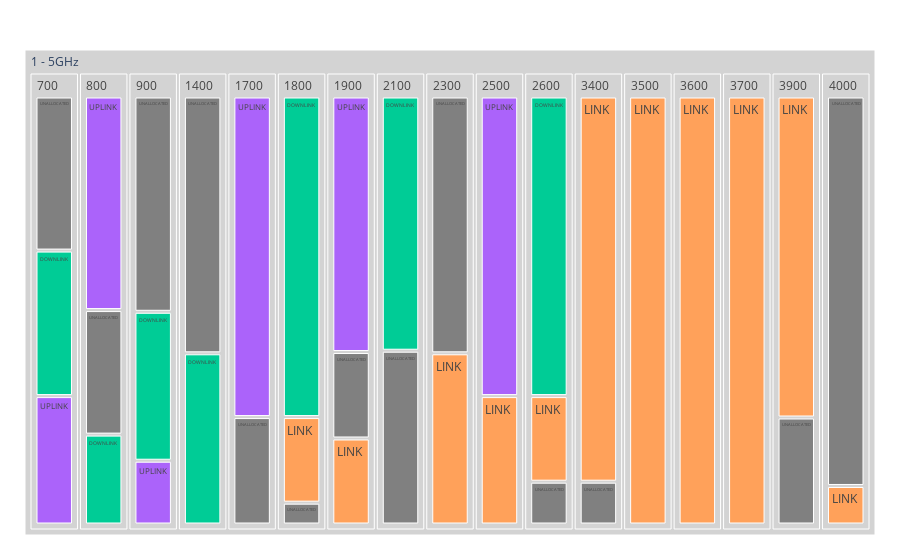

Notebook cell for this chart:
### Markdown cell above
## User Generated Frequency List

### Code cell
import plotly_express as px

fig = px.treemap(userGenFreq, path=[px.Constant('1 - 5GHz'), 'FREQUENCY', 'TYPE'], 
    values='BW', color='TYPE',
    color_discrete_map={'(?)':'lightgrey', 'UNALLOCATED' : 'grey'})
fig.update_traces(root_color="lightgrey")
fig.update_layout(margin = dict(t=50, l=25, r=25, b=25))
fig.update_traces(tiling_packing='slice-dice')
fig.write_html('Ofcom Treemaps/userGenFreqTreemap.html')
fig.show()

### Figure 1 — Plotly figure (JSON) as saved in the notebook; plotly's stock layout.template omitted (floating-point values rounded to 4 significant figures; data arrays with more than 128 entries replaced by an {"elided": "..."} marker saying what was removed)
{"data": [{"branchvalues": "total", "customdata": {"elided": "221x1 str values"}, "domain": {"x": [0, 1], "y": [0, 1]}, "hovertemplate": "labels=%{label}<br>BW=%{value}<br>parent=%{parent}<br>id=%{id}<br>TYPE=%{customdata[0]}<extra></extra>", "ids": {"elided": "221 str values"}, "labels": {"elided": "221 str values"}, "marker": {"colors": {"elided": "221 str values"}}, "name": "", "parents": {"elided": "221 str values"}, "root": {"color": "lightgrey"}, "tiling": {"packing": "slice-dice"}, "type": "treemap", "values": {"elided": "221 float values"}}], "layout": {"legend": {"tracegroupgap": 0}, "margin": {"b": 25, "l": 25, "r": 25, "t": 50}}}
